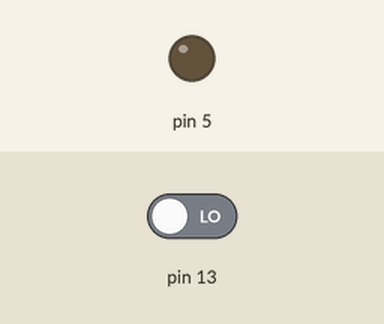
This sketch was run on a simulated Arduino Uno, built with avr-gcc and run on an emulated ATmega328P. Shown: output pins drawn as LEDs (lit = HIGH). The inputs (shaded band) are chosen by the test bench; at power-on: pin 13 LOW. What the sketch prints to the serial monitor is not drawn.

Above: at 1.2 s.
1.3 s: pin 13 driven HIGH
At 2.5 s:
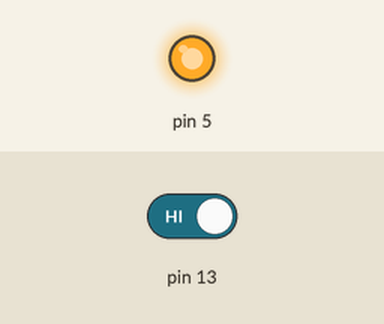
2.8 s: pin 13 driven LOW
At 3.6 s:
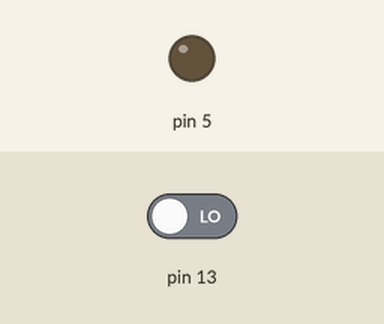
Timing chart, 0 to 5.8 s (numbered marks = the images above; inputs shaded):
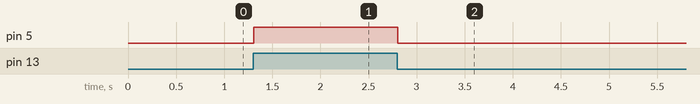

Measured:
- after the input at 1.3 s, pin 5: LOW → HIGH at once
- after the input at 2.8 s, pin 5: HIGH → LOW at once

The sketch:

_5th.ino
```cpp
void setup() {
  // put your setup code here, to run once:
  pinMode (13,INPUT);
  Serial.begin(9600);
  pinMode(5,OUTPUT);
}

void loop() {
  // put your main code here, to run repeatedly:
  int val = digitalRead(13);
  Serial.println(val);
  digitalWrite(5,val);

}
```
